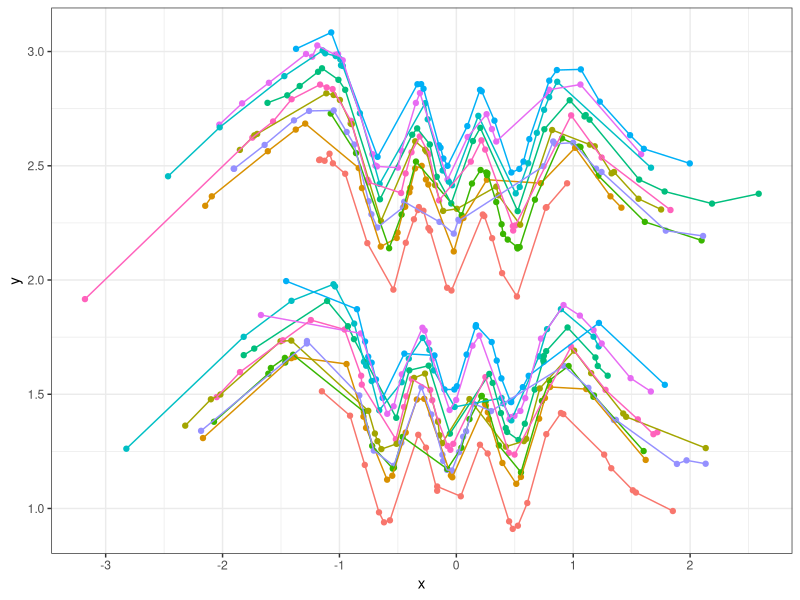
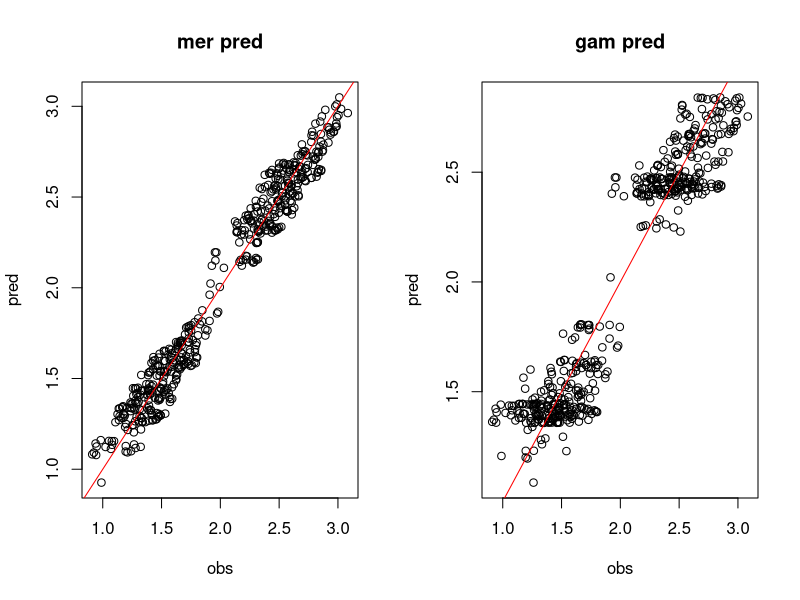
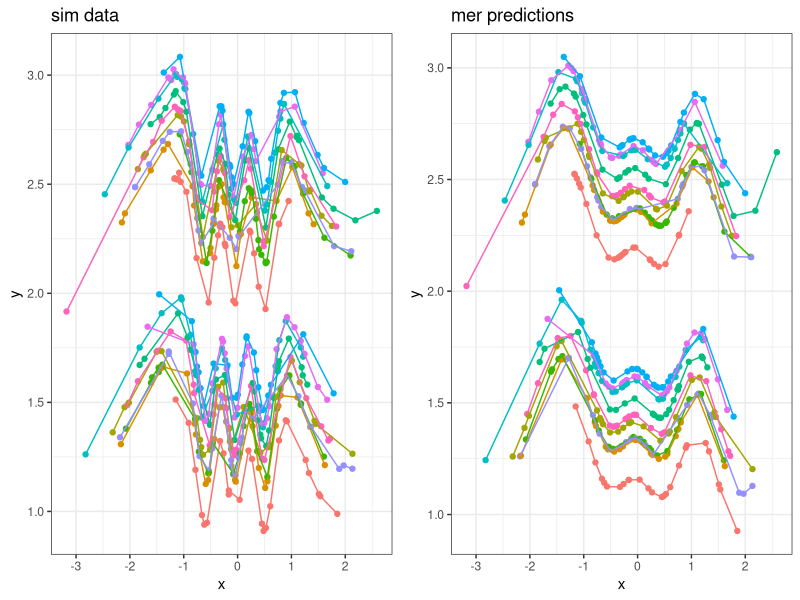

Write the R code that produced these figures, in order.
## ---- chunk 1
##
library(gamm4)
library(lme4)     ## for simulate()
library(splines)  ## for ns()
library(ggplot2); theme_set(theme_bw())
library(cowplot)  ## for plot_grid()
## ---- chunk 2
set.seed(101)
dd <- data.frame(z=rep(0:1,each=250),
                 x=rnorm(500),f=factor(rep(1:10,50)))
## check number of parameters, order:
colnames(model.matrix(~z+ns(x,10),data=dd))
## spline parameters (pretty arbitrary - we need 10 values)
## won't correspond exactly to parameters from mgcv::gam anyway,
##  as it uses a different spline framework
sparms <- rep(c(1,0),5)
## simulate data:
## (suppress message about unnamed theta/beta)
dd$y <- suppressMessages(simulate(~z+ns(x,10)+(1|f),
                  newdata=dd,
                  newparams=list(beta=c(1,1,sparms),
                                 ## random-effects sd (scaled by sigma)
                                 theta=30,
                                 ## small residual error so we can see
                                 ##  what's going on clearly
                                 sigma=0.01),
                  family=gaussian))[[1]]
## order by x for plotting convenience
dd <- dd[order(dd$x),]
## ---- chunk 3
gg0 <- ggplot(dd,aes(x,y,colour=f))+geom_point()+
    geom_line(aes(group=interaction(z,f)))+
    scale_colour_discrete(guide=FALSE)
print(gg0)
## ---- chunk 4
## n.b. need parentheses around random effect
m1 <- gamm4(y~z+s(x), random=~(1|f),data=dd)
## ---- chunk 5
fixef(m1$mer) ## includes z + a mystery parameter (smooth effect?)
coef(m1$gam)  ## includes z + smooth terms
## ---- chunk 6
par(mfrow=c(1,2))
plot(dd$y,predict(m1$mer),xlab="obs",ylab="pred",main="mer pred")
abline(a=0,b=1,col="red")
plot(dd$y,predict(m1$gam),xlab="obs",ylab="pred",main="gam pred")
abline(a=0,b=1,col="red")
## ---- chunk 7
re <- ranef(m1$mer)$f[,1]  ## random-effects vector
augpred <- c(predict(m1$gam)+ re[dd$f])
all.equal(augpred,predict(m1$mer))
## ---- chunk 8
plot_grid(gg0+ggtitle("sim data"),
          gg0 %+% transform(dd,y=predict(m1$mer)) + ggtitle("mer predictions"))
## ---- chunk 9
all.equal(residuals(m1$mer),dd$y-predict(m1$mer))
